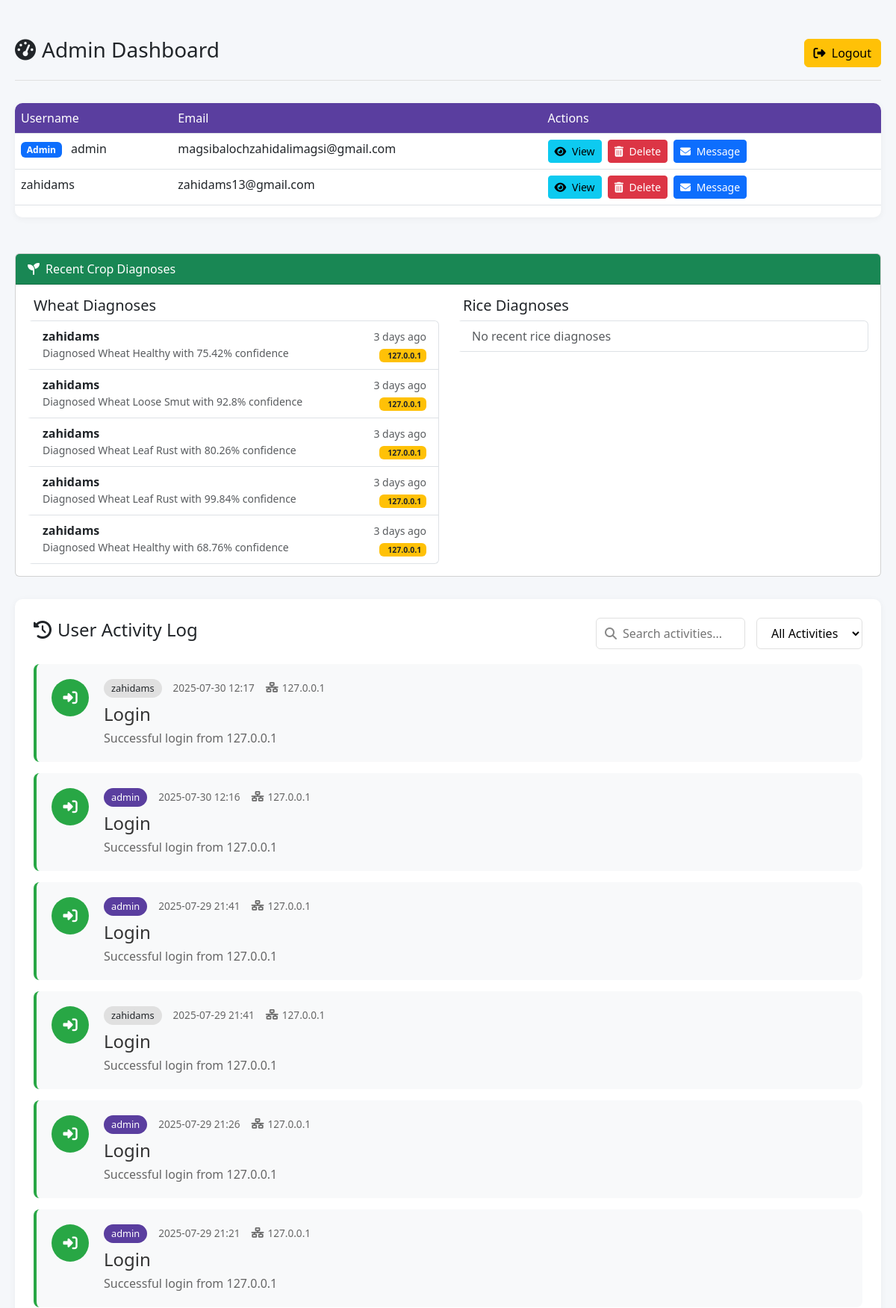
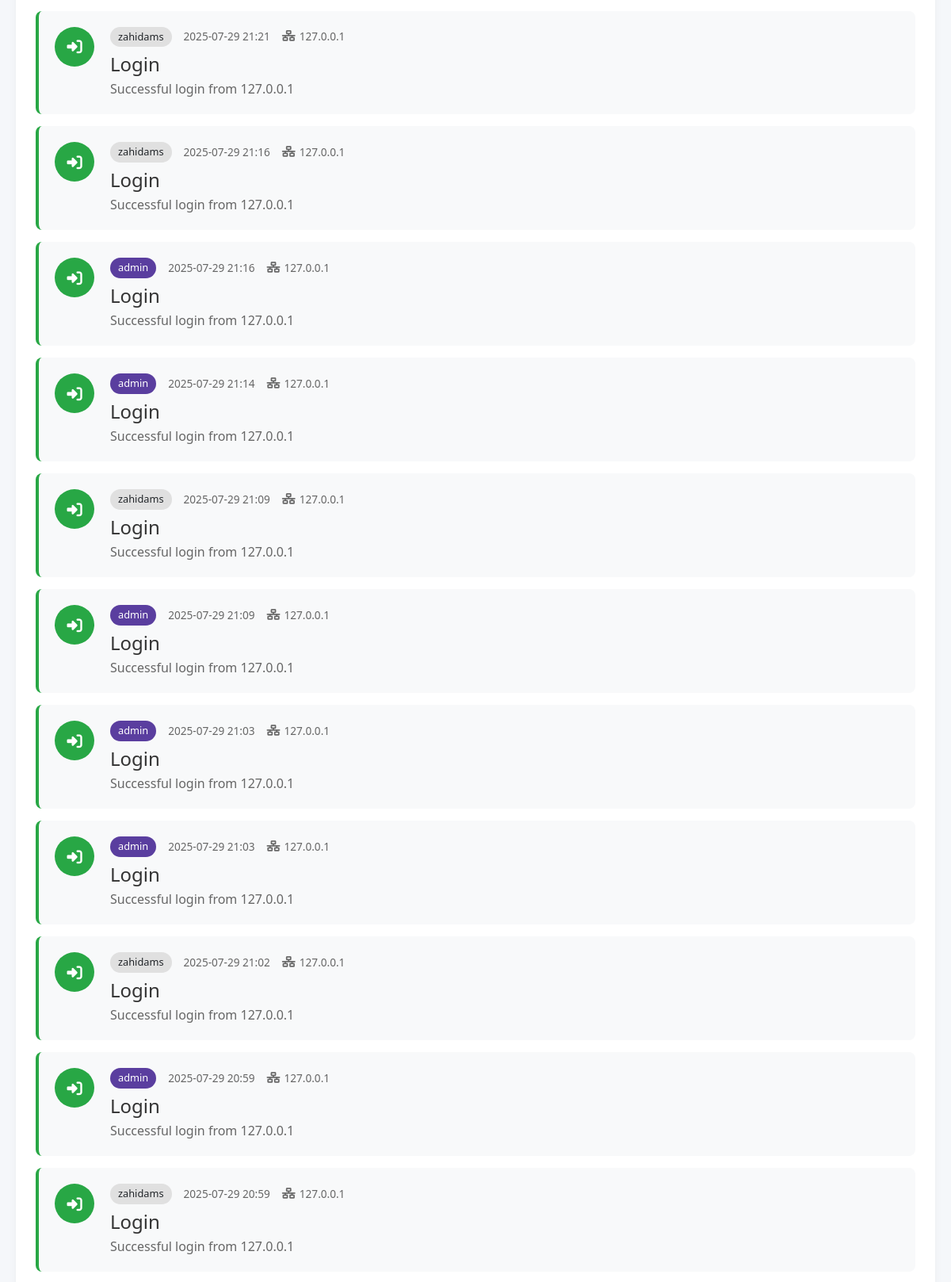
The page /admin/dashboard (signed in, upper part) on the database its author committed (2 pictures, top to bottom).
### models.py (models this page shows, shortened)
class User(db.Model, UserMixin):
    __tablename__ = 'users'
    id = db.Column(db.Integer, primary_key=True)
    username = db.Column(db.String(50), unique=True, nullable=False)
    email = db.Column(db.String(120), unique=True, nullable=False)
    phone = db.Column(db.String(20), unique=True, nullable=False)
    password = db.Column(db.String(200), nullable=False)
    is_verified = db.Column(db.Boolean, default=False)
    is_admin = db.Column(db.Boolean, default=False)
    created_at = db.Column(db.DateTime, default=datetime.utcnow)
    profile_pic = db.Column(db.String(200), default='logo.jpg')
    comments = db.relationship('Comment', back_populates='user', lazy=True)
    activities = db.relationship('Activity', back_populates='user', lazy=True)

class Activity(db.Model):
    __tablename__ = 'activities'
    id = db.Column(db.Integer, primary_key=True)
    user_id = db.Column(db.Integer, db.ForeignKey('users.id'), nullable=False)  # Fixed to 'users.id'
    activity_type = db.Column(db.String(50), nullable=False)
    details = db.Column(db.String(255))
    ip_address = db.Column(db.String(50))
    comment_content = db.Column(db.Text)
    treatment_recommendations = db.Column(db.Text)
    created_at = db.Column(db.DateTime, default=datetime.utcnow)
    user = db.relationship('User', back_populates='activities')

### app.py (the view)
@app.route('/admin/dashboard')
@login_required
@admin_required
def admin_dashboard():
    try:
        users = User.query.all()
        recent_activities = Activity.query.order_by(Activity.created_at.desc()).limit(50).all()
        wheat_diagnoses = Activity.query.filter(
            Activity.activity_type == 'wheat_diagnosis'
        ).order_by(Activity.created_at.desc()).limit(5).all()
        rice_diagnoses = Activity.query.filter(
            Activity.activity_type == 'rice_diagnosis'
        ).order_by(Activity.created_at.desc()).limit(5).all()
        return render_template(
            'admin_dashboard.html',
            users=users,
            recent_activities=recent_activities,
            wheat_diagnoses=wheat_diagnoses,
            rice_diagnoses=rice_diagnoses
        )
    except SQLAlchemyError as e:
        app.logger.error(f"Database error in admin dashboard: {str(e)}")
        flash('Error loading dashboard data', 'danger')
        return redirect(url_for('dashboard'))
    except Exception as e:
        app.logger.critical(f"Unexpected error in admin dashboard: {str(e)}")
        abort(500)  # Single abort statement

### app.py (called while the page is built)
@app.template_filter('time_ago')
def time_ago(dt):
    if not dt:
        return "N/A"
    now = datetime.now(timezone.utc)
    if dt.tzinfo is None:
        dt = dt.replace(tzinfo=timezone.utc)
    diff = now - dt
    seconds = diff.total_seconds()
    if seconds < 60:
        return f"{int(seconds)} sec ago"
    elif seconds < 3600:
        return f"{int(seconds // 60)} min ago"
    elif seconds < 86400:
        return f"{int(seconds // 3600)} hrs ago"
    else:
        return f"{int(seconds // 86400)} days ago"

@login_manager.user_loader
def load_user(user_id):
    return User.query.get(int(user_id))

@app.context_processor
def utility_processor():
    return dict(get_treatment=get_treatment)

def admin_required(f):
    @wraps(f)
    def decorated_function(*args, **kwargs):
        if not (current_user.is_authenticated and getattr(current_user, 'is_admin', False)):
            flash("Admin access required", "danger")
            return redirect(url_for('login'))
        return f(*args, **kwargs)
    return decorated_function

### templates/admin_dashboard.html (shortened to what this page needs)
<!DOCTYPE html>
<html lang="en">
<head>
    <link href="https://cdn.jsdelivr.net/npm/bootstrap@5.3.0/dist/css/bootstrap.min.css" rel="stylesheet">
    <link rel="stylesheet" href="https://cdnjs.cloudflare.com/ajax/libs/font-awesome/6.4.0/css/all.min.css">
</head>
<body>
    <div class="admin-container">
        <div class="dashboard-header">
            <h3><i class="fas fa-tachometer-alt me-2"></i>Admin Dashboard</h3>
            <a href="{{ url_for('logout') }}" class="btn btn-warning">
                <i class="fas fa-sign-out-alt me-1"></i> Logout
            </a>
        </div>
        <div class="users-table">
            <table class="table table-hover">
                <thead>
                    <tr>
                        <th>Username</th>
                        <th>Email</th>
                        <th>Actions</th>
                    </tr>
                </thead>
                <tbody>
                    {% for user in users %}
                        <tr>
                            <td>
                                {% if user.is_admin %}
                                    <span class="badge bg-primary me-2">Admin</span>
                                {% endif %}
                                {{ user.username }}
                            </td>
                            <td>{{ user.email }}</td>
                            <td>
                                <div class="d-flex gap-2">
                                    <a href="{{ url_for('view_user_details', user_id=user.id) }}" class="btn btn-sm btn-info">
                                        <i class="fas fa-eye me-1"></i> View
                                    </a>
                                    <form action="{{ url_for('delete_user', user_id=user.id) }}" method="POST" style="display:inline;">
                                        <button type="submit" class="btn btn-sm btn-danger" onclick="return confirm('Are you sure you want to delete this user?');">
                                            <i class="fas fa-trash-alt me-1"></i> Delete
                                        </button>
                                    </form>
                                    <a href="{{ url_for('send_message', user_id=user.id) }}" class="btn btn-sm btn-primary">
                                        <i class="fas fa-envelope me-1"></i> Message
                                    </a>
                                </div>
                            </td>
                        </tr>
                    {% endfor %}
                </tbody>
            </table>
        </div>
<div class="diagnosis-section mt-5">
    <div class="card">
        <div class="card-header bg-success text-white">
            <i class="fas fa-seedling me-2"></i>Recent Crop Diagnoses
        </div>
        <div class="card-body">
            <div class="row">
                <div class="col-md-6">
                    <h5>Wheat Diagnoses</h5>
                    <div class="list-group">
                        {% for activity in wheat_diagnoses %}
                        <div class="list-group-item">
                            <div class="d-flex justify-content-between align-items-start">
                                <div>
                                    <strong>{{ activity.user.username }}</strong>
                                    <div class="text-muted small">
                                        {{ activity.details|safe }}
                                    </div>
                                </div>
                                <div class="text-end">
                                    <small class="text-muted">
                                        {{ activity.created_at|time_ago }}<br>
                                        <span class="badge bg-warning text-dark">
                                            {{ activity.ip_address }}
                                        </span>
                                    </small>
                                </div>
                            </div>
                        </div>
                        {% else %}
                        <div class="list-group-item text-muted">No recent wheat diagnoses</div>
                        {% endfor %}
                    </div>
                </div>
                <div class="col-md-6 mt-3 mt-md-0">
                    <h5>Rice Diagnoses</h5>
                    <div class="list-group">
                        {% for activity in rice_diagnoses %}
                        <div class="list-group-item">
                            <div class="d-flex justify-content-between align-items-start">
                                <div>
                                    <strong>{{ activity.user.username }}</strong>
                                    <div class="text-muted small">
                                        {{ activity.details|safe }}
                                    </div>
                                </div>
                                <div class="text-end">
                                    <small class="text-muted">
                                        {{ activity.created_at|time_ago }}<br>
                                        <span class="badge bg-warning text-dark">
                                            <i class="fas fa-ip me-1"></i>{{ activity.ip_address }}
                                        </span>
                                    </small>
                                </div>
                            </div>
                        </div>
                        {% else %}
                        <div class="list-group-item text-muted">No recent rice diagnoses</div>
                        {% endfor %}
                    </div>
                </div>
            </div>
        </div>
    </div>
</div>
        <div class="activity-section">
            <div class="activity-header">
                <h4><i class="fas fa-history me-2"></i>User Activity Log</h4>
                <div class="activity-controls">
                    <div class="search-box">
                        <i class="fas fa-search"></i>
                        <input type="text" id="activity-search" placeholder="Search activities...">
                    </div>
                    <select id="activity-filter" class="modern-select">
                        <option value="all">All Activities</option>
                    </select>
                </div>
            </div>
            <div class="activity-cards">
                {% for activity in recent_activities %}
                <div class="activity-card {{ activity.activity_type }}-activity">
                    <div class="activity-icon">
                        {% if activity.activity_type == 'login' %}
                            <i class="fas fa-sign-in-alt"></i>
                        {% elif activity.activity_type == 'diagnosis' or activity.activity_type == 'prediction' %}
                            <i class="fas fa-leaf"></i>
                        {% elif activity.activity_type == 'settings' %}
                            <i class="fas fa-cog"></i>
                        {% else %}
                            <i class="fas fa-history"></i>
                        {% endif %}
                    </div>
                    <div class="activity-content">
                        <div class="activity-meta">
                            <span class="user-badge {% if activity.user.is_admin %}admin-badge{% endif %}">
                                {{ activity.user.username }}
                            </span>
                            <span class="activity-time">
                                {{ activity.created_at.strftime('%Y-%m-%d %H:%M') }}
                            </span>
                            <span class="ip-address">
                                <i class="fas fa-network-wired"></i> {{ activity.ip_address }}
                            </span>
                        </div>
                        <h4 class="activity-title">
                            {{ activity.activity_type|replace('_', ' ')|title }}
                        </h4>
                        <p class="activity-details">{{ activity.details }}</p>
                    </div>
                </div>
                {% endfor %}
            </div>
        </div>
    </div>
</body>
</html>

### templates/admin_dashboard.html (style rules this page uses)
:root { --primary-color: #5A3E9F; --secondary-color: #6c757d; --success-color: #28a745; --warning-color: #ffc107; --danger-color: #dc3545; --light-bg: #f8f9fa; }
body { background-color: #f5f7fa; }
.admin-container { max-width: 1400px; margin: 30px auto; padding: 20px; }
.dashboard-header { display: flex; justify-content: space-between; align-items: center; margin-bottom: 30px; padding-bottom: 15px; border-bottom: 1px solid #e0e0e0; }
.users-table { background: white; border-radius: 10px; box-shadow: 0 2px 10px rgba(0, 0, 0, 0.05); overflow: hidden; }
.users-table th { background-color: var(--primary-color); color: white; font-weight: 500; }
.activity-section { background: white; border-radius: 10px; padding: 25px; margin-top: 30px; box-shadow: 0 2px 10px rgba(0, 0, 0, 0.05); }
.activity-header { display: flex; justify-content: space-between; align-items: center; margin-bottom: 20px; }
.activity-controls { display: flex; gap: 15px; }
.activity-card { display: flex; gap: 20px; padding: 20px; border-radius: 8px; background: var(--light-bg); margin-bottom: 15px; border-left: 4px solid var(--primary-color); transition: transform 0.2s; }
.activity-icon { width: 50px; height: 50px; border-radius: 50%; background: var(--primary-color); display: flex; align-items: center; justify-content: center; color: white; font-size: 1.2rem; flex-shrink: 0; }
.login-activity { border-left-color: var(--success-color); }
.login-activity .activity-icon { background: var(--success-color); }
.activity-content { flex-grow: 1; }
.activity-meta { display: flex; gap: 15px; align-items: center; margin-bottom: 8px; flex-wrap: wrap; }
.user-badge { background: #e0e0e0; padding: 3px 10px; border-radius: 20px; font-size: 0.8rem; font-weight: 500; }
.admin-badge { background: var(--primary-color); color: white; }
.activity-time { color: #666; font-size: 0.85rem; }
.ip-address { color: #666; font-size: 0.85rem; display: flex; align-items: center; gap: 5px; }
.activity-title { margin: 0 0 5px 0; color: #333; font-weight: 500; }
.activity-details { margin: 0; color: #666; }
.search-box { position: relative; }
.search-box i { position: absolute; left: 12px; top: 50%; transform: translateY(-50%); color: #888; }
.search-box input { padding: 8px 15px 8px 35px; border: 1px solid #e0e0e0; border-radius: 6px; width: 200px; transition: all 0.3s; }
.modern-select { padding: 8px 15px; border: 1px solid #e0e0e0; border-radius: 6px; background: white; cursor: pointer; }
.diagnosis-section .list-group-item { border-left: 4px solid transparent; transition: all 0.3s ease; }

### rows shown on the page
User: is_admin "Admin", username "admin", email "magsibalochzahidalimagsi@gmail.com"
User: username "zahidams", email "zahidams13@gmail.com"
Activity: user.username "zahidams", details "Diagnosed Wheat Healthy with 75.42% confidence", created_at "3 days ago", ip_address "127.0.0.1"
Activity: user.username "zahidams", details "Diagnosed Wheat Loose Smut with 92.8% confidence", created_at "3 days ago", ip_address "127.0.0.1"
Activity: user.username "zahidams", details "Diagnosed Wheat Leaf Rust with 80.26% confidence", created_at "3 days ago", ip_address "127.0.0.1"
Activity: user.username "zahidams", details "Diagnosed Wheat Leaf Rust with 99.84% confidence", created_at "3 days ago", ip_address "127.0.0.1"
Activity: user.username "zahidams", details "Diagnosed Wheat Healthy with 68.76% confidence", created_at "3 days ago", ip_address "127.0.0.1"
Activity: user.username "zahidams", created_at "2025-07-30 12:17", ip_address "127.0.0.1", activity_type "Login", details "Successful login from 127.0.0.1"
Activity: user.username "admin", created_at "2025-07-30 12:16", ip_address "127.0.0.1", activity_type "Login", details "Successful login from 127.0.0.1"
Activity: user.username "admin", created_at "2025-07-29 21:41", ip_address "127.0.0.1", activity_type "Login", details "Successful login from 127.0.0.1"
Activity: user.username "zahidams", created_at "2025-07-29 21:41", ip_address "127.0.0.1", activity_type "Login", details "Successful login from 127.0.0.1"
Activity: user.username "admin", created_at "2025-07-29 21:26", ip_address "127.0.0.1", activity_type "Login", details "Successful login from 127.0.0.1"
Activity: user.username "admin", created_at "2025-07-29 21:21", ip_address "127.0.0.1", activity_type "Login", details "Successful login from 127.0.0.1"
Activity: user.username "zahidams", created_at "2025-07-29 21:21", ip_address "127.0.0.1", activity_type "Login", details "Successful login from 127.0.0.1"
Activity: user.username "zahidams", created_at "2025-07-29 21:16", ip_address "127.0.0.1", activity_type "Login", details "Successful login from 127.0.0.1"
Activity: user.username "admin", created_at "2025-07-29 21:16", ip_address "127.0.0.1", activity_type "Login", details "Successful login from 127.0.0.1"
Activity: user.username "admin", created_at "2025-07-29 21:14", ip_address "127.0.0.1", activity_type "Login", details "Successful login from 127.0.0.1"
Activity: user.username "zahidams", created_at "2025-07-29 21:09", ip_address "127.0.0.1", activity_type "Login", details "Successful login from 127.0.0.1"
Activity: user.username "admin", created_at "2025-07-29 21:09", ip_address "127.0.0.1", activity_type "Login", details "Successful login from 127.0.0.1"
Activity: user.username "admin", created_at "2025-07-29 21:03", ip_address "127.0.0.1", activity_type "Login", details "Successful login from 127.0.0.1"
Activity: user.username "admin", created_at "2025-07-29 21:03", ip_address "127.0.0.1", activity_type "Login", details "Successful login from 127.0.0.1"
Activity: user.username "zahidams", created_at "2025-07-29 21:02", ip_address "127.0.0.1", activity_type "Login", details "Successful login from 127.0.0.1"
Activity: user.username "admin", created_at "2025-07-29 20:59", ip_address "127.0.0.1", activity_type "Login", details "Successful login from 127.0.0.1"
Activity: user.username "zahidams", created_at "2025-07-29 20:59", ip_address "127.0.0.1", activity_type "Login", details "Successful login from 127.0.0.1"
